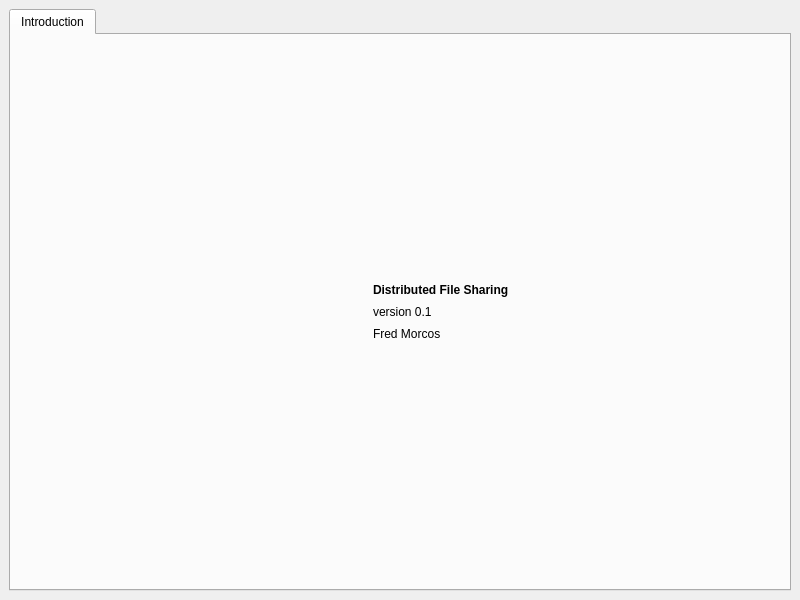
<?xml version="1.0" encoding="UTF-8"?>
<ui version="4.0">
 <author>Fred Morcos</author>
 <class>MainWindow</class>
 <widget class="QMainWindow" name="MainWindow">
  <property name="geometry">
   <rect>
    <x>0</x>
    <y>0</y>
    <width>800</width>
    <height>600</height>
   </rect>
  </property>
  <property name="windowTitle">
   <string>Distributed File Sharing</string>
  </property>
  <property name="windowIcon">
   <iconset resource="../data/icons.qrc">
    <normaloff>:/icons/qdfs.svg</normaloff>:/icons/qdfs.svg</iconset>
  </property>
  <property name="iconSize">
   <size>
    <width>16</width>
    <height>16</height>
   </size>
  </property>
  <property name="unifiedTitleAndToolBarOnMac">
   <bool>true</bool>
  </property>
  <widget class="QWidget" name="centralwidget">
   <layout class="QVBoxLayout" name="verticalLayout">
    <item>
     <widget class="QTabWidget" name="tabWidget">
      <property name="currentIndex">
       <number>0</number>
      </property>
      <widget class="QWidget" name="introTab">
       <attribute name="icon">
        <iconset resource="../data/icons.qrc">
         <normaloff>:/icons/qdfs_16.png</normaloff>:/icons/qdfs_16.png</iconset>
       </attribute>
       <attribute name="title">
        <string>Introduction</string>
       </attribute>
       <layout class="QGridLayout" name="gridLayout">
        <item row="1" column="1">
         <layout class="QHBoxLayout" name="horizontalLayout">
          <property name="spacing">
           <number>18</number>
          </property>
          <item>
           <widget class="QLabel" name="label">
            <property name="sizePolicy">
             <sizepolicy hsizetype="Minimum" vsizetype="Minimum">
              <horstretch>0</horstretch>
              <verstretch>0</verstretch>
             </sizepolicy>
            </property>
            <property name="minimumSize">
             <size>
              <width>64</width>
              <height>64</height>
             </size>
            </property>
            <property name="text">
             <string/>
            </property>
            <property name="pixmap">
             <pixmap resource="../data/icons.qrc">:/icons/qdfs.svg</pixmap>
            </property>
           </widget>
          </item>
          <item>
           <layout class="QVBoxLayout" name="verticalLayout_2">
            <property name="spacing">
             <number>0</number>
            </property>
            <property name="sizeConstraint">
             <enum>QLayout::SetMinimumSize</enum>
            </property>
            <item>
             <widget class="QLabel" name="label_2">
              <property name="text">
               <string>&lt;b&gt;Distributed File Sharing&lt;/b&gt;</string>
              </property>
             </widget>
            </item>
            <item>
             <widget class="QLabel" name="label_3">
              <property name="text">
               <string>version 0.1</string>
              </property>
             </widget>
            </item>
            <item>
             <widget class="QLabel" name="label_4">
              <property name="text">
               <string>Fred Morcos &lt;fred.morcos@gmail.com&gt;</string>
              </property>
             </widget>
            </item>
           </layout>
          </item>
         </layout>
        </item>
        <item row="0" column="1">
         <spacer name="verticalSpacer">
          <property name="orientation">
           <enum>Qt::Vertical</enum>
          </property>
          <property name="sizeHint" stdset="0">
           <size>
            <width>20</width>
            <height>40</height>
           </size>
          </property>
         </spacer>
        </item>
        <item row="2" column="1">
         <spacer name="verticalSpacer_2">
          <property name="orientation">
           <enum>Qt::Vertical</enum>
          </property>
          <property name="sizeHint" stdset="0">
           <size>
            <width>20</width>
            <height>40</height>
           </size>
          </property>
         </spacer>
        </item>
        <item row="1" column="0">
         <spacer name="horizontalSpacer">
          <property name="orientation">
           <enum>Qt::Horizontal</enum>
          </property>
          <property name="sizeHint" stdset="0">
           <size>
            <width>40</width>
            <height>20</height>
           </size>
          </property>
         </spacer>
        </item>
        <item row="1" column="2">
         <spacer name="horizontalSpacer_2">
          <property name="orientation">
           <enum>Qt::Horizontal</enum>
          </property>
          <property name="sizeHint" stdset="0">
           <size>
            <width>40</width>
            <height>20</height>
           </size>
          </property>
         </spacer>
        </item>
       </layout>
      </widget>
     </widget>
    </item>
   </layout>
  </widget>
 </widget>
 <resources>
  <include location="../data/icons.qrc"/>
 </resources>
 <connections/>
</ui>
